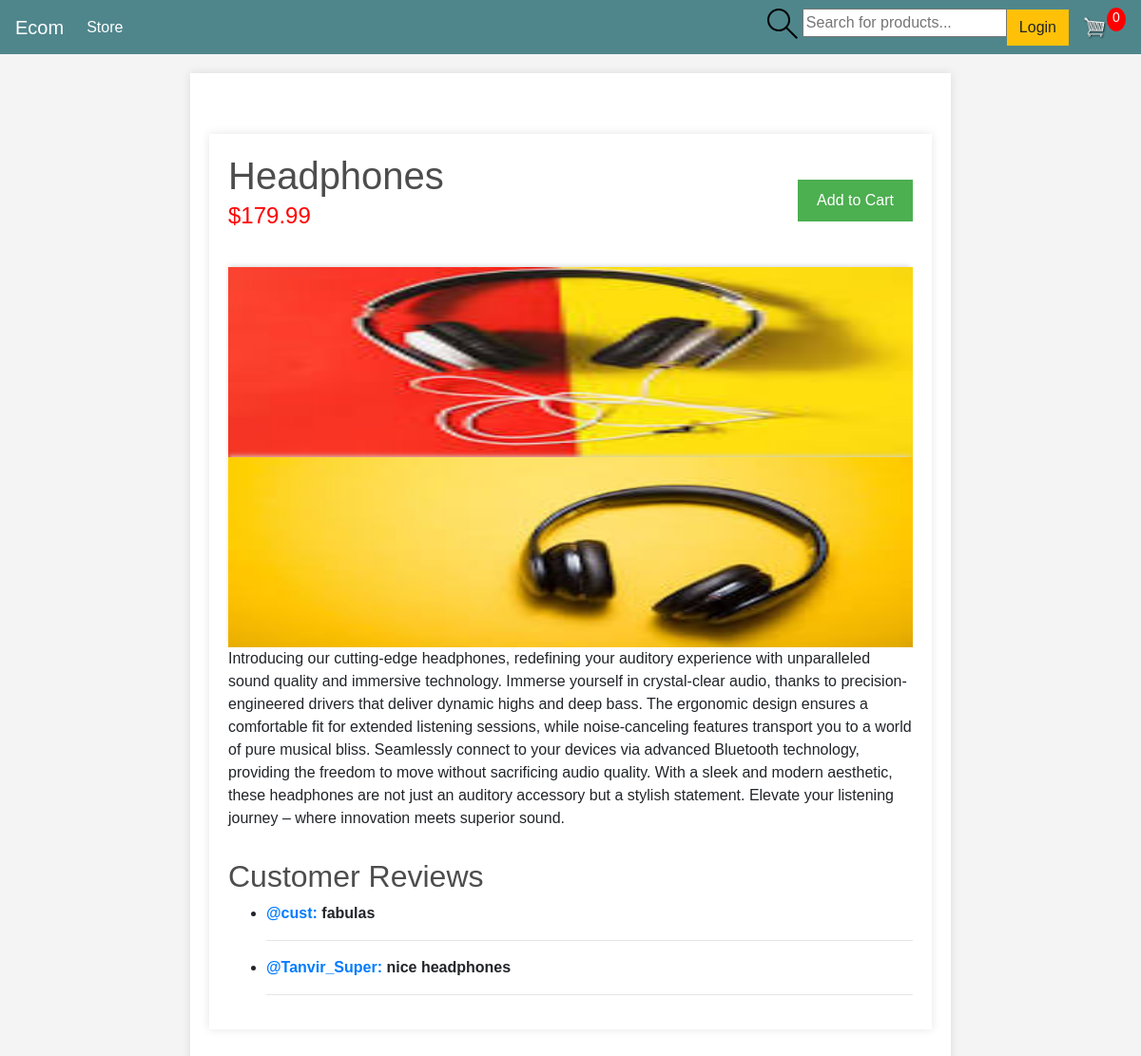
The page /product_description/1/ on the database as committed earlier.
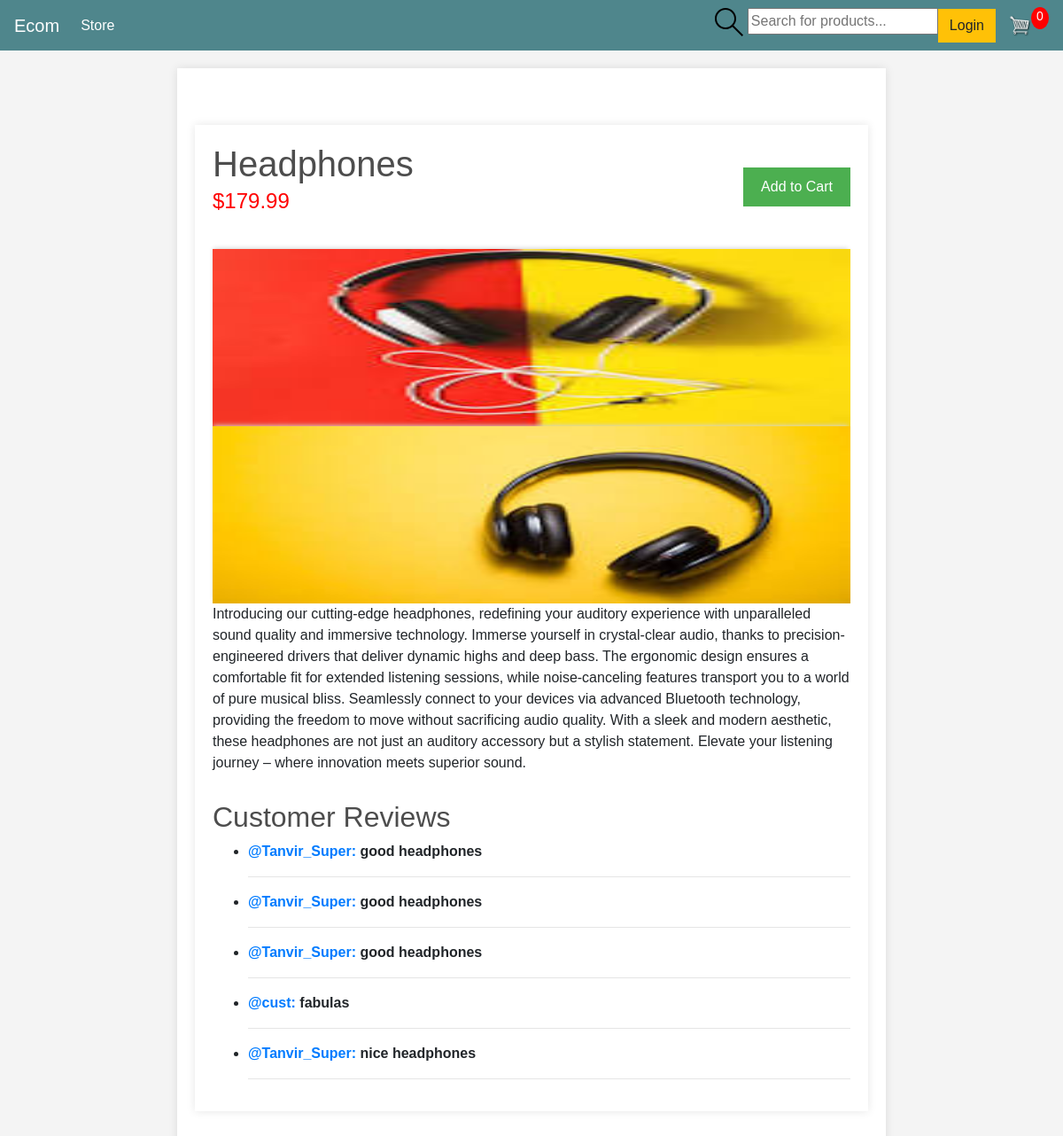
The same page on the database as committed later.
### store/models.py (models this page shows, shortened)
class ProductImages(models.Model):
	product=models.ForeignKey(Product,on_delete=models.CASCADE,default=1)
	image = models.ImageField(null=True, blank=True)
	@property
	def imageURL(self):
		try:
			url = self.image.url
		except:
			url = ''
		return url

class Review(models.Model):
    customer=models.ForeignKey(Customer,on_delete=models.CASCADE,default=1)
    product= models.ForeignKey(Product,on_delete=models.CASCADE,default=1)
    body=models.TextField(default="default review")
    updated=models.DateTimeField(auto_now=True)
    created=models.DateTimeField(auto_now_add=True)
    class Meta:
        ordering=['-updated','-created']

class Customer(models.Model):
	user = models.OneToOneField(User, null=True, blank=True, on_delete=models.CASCADE)
	name = models.CharField(max_length=200, null=True)
	email = models.CharField(max_length=200,default="default@email.com")

### store/views.py (the view)
# urls.py: path('product_description/<str:pk>/',views.productDescripton,name="product_description"),
def productDescripton(request,pk):
	product = Product.objects.get(id=pk)
	product_images=ProductImages.objects.filter(product=product) #my code
	data = cartData(request)
	cartItems = data['cartItems']
	order = data['order']
	items = data['items']
	context={'product':product, 'cartItems':cartItems}
	product_reviews=product.review_set.all()
	if request.method=='POST':
		review=Review.objects.create(
            customer=request.user.customer,
            product=product,
            body=request.POST.get('body')
		)
	context['product_reviews']=product_reviews
	context['product_images']=product_images
	return render(request, 'store/product_description.html', context)

### store/models.py (called while the page is built)
	@property
	def imageURL(self):
		try:
			url = self.image.url
		except:
			url = ''
		return url

### store/utils.py (called while the page is built, shortened)
def cookieCart(request):
	try:
		cart = json.loads(request.COOKIES['cart'])
	except:
		cart = {}
		print('CART:', cart)
	items = []
	order = {'get_cart_total':0, 'get_cart_items':0, 'shipping':False}
	cartItems = order['get_cart_items']
	return {'cartItems':cartItems ,'order':order, 'items':items}

def cartData(request):
	if request.user.is_authenticated:
		customer, created = Customer.objects.get_or_create(user=request.user)
		order, created = Order.objects.get_or_create(customer=customer, complete=False)
		items = order.orderitem_set.all()
		cartItems = order.get_cart_items
	else:
		cookieData = cookieCart(request)
		cartItems = cookieData['cartItems']
		order = cookieData['order']
		items = cookieData['items']
	return {'cartItems':cartItems ,'order':order, 'items':items}

### store/templates/store/product_description.html (shortened to what this page needs)
{% extends 'store/main.html' %}
{% load static %}
{% block content %}
<div class="container">
    <div class="product-info">
        <div class="product-details">
            <h1>{{product.name}}</h1>
            <p class="price">${{product.price}}</p>
        </div>
        <button type="button" data-product="{{product.id}}" data-action="add" class="btn btn-outline-secondary add-btn update-cart add-to-cart">Add to Cart</button>
    </div>
    <div class="image-gallery">
        <img class="thumbnail" src="{{product.imageURL}}">
        {% for image in product_images %}
        <img class="thumbnail" src="{{image.imageURL}}">
        {% endfor %}
    </div>
    <div class="description">
        <p>{{product.description}}</p>
    </div>
    <div class="reviews">
        <h2>Customer Reviews</h2>
        <ul>
            {% for review in product_reviews %}
            <li>
                <strong><a href="{% url 'user-profile' review.customer.user.id %}"> @{{review.customer.name}}:</a> {{review.body}}</strong>
            </li>
            <hr>
            {% endfor %}
        </ul>
    </div>
</div>
{% endblock content %}

Rows that differ between the two databases and show on the page:
added Review: customer.name "Tanvir_Super", body "good headphones"
added Review: customer.name "Tanvir_Super", body "good headphones"
added Review: customer.name "Tanvir_Super", body "good headphones"
